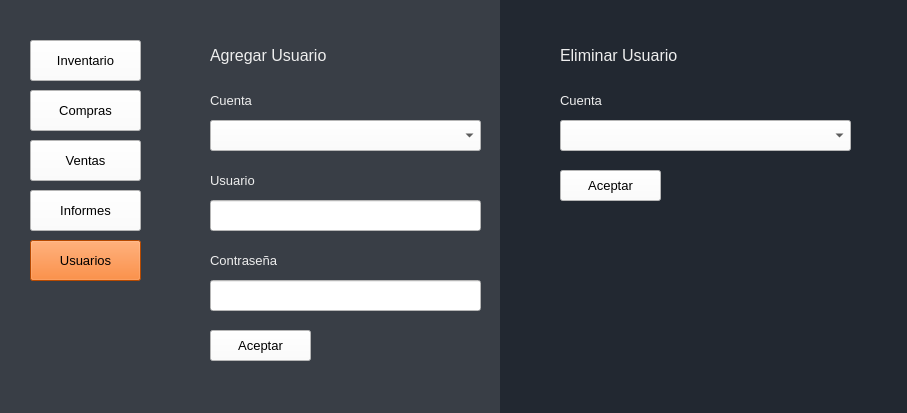
<?xml version="1.0" encoding="UTF-8"?>
<ui version="4.0">
 <class>AdmUsuarios</class>
 <widget class="QMainWindow" name="AdmUsuarios">
  <property name="geometry">
   <rect>
    <x>0</x>
    <y>0</y>
    <width>907</width>
    <height>413</height>
   </rect>
  </property>
  <property name="windowTitle">
   <string>Usuarios</string>
  </property>
  <property name="styleSheet">
   <string notr="true">background-color: rgb(255, 255, 255);</string>
  </property>
  <widget class="QWidget" name="centralwidget">
   <widget class="QPushButton" name="botonInventario">
    <property name="geometry">
     <rect>
      <x>30</x>
      <y>40</y>
      <width>111</width>
      <height>41</height>
     </rect>
    </property>
    <property name="font">
     <font>
      <family>Arial</family>
      <pointsize>10</pointsize>
      <weight>50</weight>
      <bold>false</bold>
     </font>
    </property>
    <property name="styleSheet">
     <string notr="true">background-color: rgb(255, 255, 255);</string>
    </property>
    <property name="text">
     <string>Inventario</string>
    </property>
   </widget>
   <widget class="QPushButton" name="botonInformes">
    <property name="geometry">
     <rect>
      <x>30</x>
      <y>190</y>
      <width>111</width>
      <height>41</height>
     </rect>
    </property>
    <property name="font">
     <font>
      <family>Arial</family>
      <pointsize>10</pointsize>
      <weight>50</weight>
      <bold>false</bold>
     </font>
    </property>
    <property name="styleSheet">
     <string notr="true">background-color: rgb(255, 255, 255);</string>
    </property>
    <property name="text">
     <string>Informes</string>
    </property>
   </widget>
   <widget class="QPushButton" name="botonCompras">
    <property name="geometry">
     <rect>
      <x>30</x>
      <y>90</y>
      <width>111</width>
      <height>41</height>
     </rect>
    </property>
    <property name="font">
     <font>
      <family>Arial</family>
      <pointsize>10</pointsize>
      <weight>50</weight>
      <bold>false</bold>
     </font>
    </property>
    <property name="styleSheet">
     <string notr="true">background-color: rgb(255, 255, 255);</string>
    </property>
    <property name="text">
     <string>Compras</string>
    </property>
   </widget>
   <widget class="QPushButton" name="Usuarios">
    <property name="geometry">
     <rect>
      <x>30</x>
      <y>240</y>
      <width>111</width>
      <height>41</height>
     </rect>
    </property>
    <property name="font">
     <font>
      <family>Arial</family>
      <pointsize>10</pointsize>
      <weight>50</weight>
      <bold>false</bold>
     </font>
    </property>
    <property name="styleSheet">
     <string notr="true">background-color: rgb(255, 102, 0);</string>
    </property>
    <property name="text">
     <string>Usuarios</string>
    </property>
   </widget>
   <widget class="QPushButton" name="botonVentas">
    <property name="geometry">
     <rect>
      <x>30</x>
      <y>140</y>
      <width>111</width>
      <height>41</height>
     </rect>
    </property>
    <property name="font">
     <font>
      <family>Arial</family>
      <pointsize>10</pointsize>
      <weight>50</weight>
      <bold>false</bold>
     </font>
    </property>
    <property name="styleSheet">
     <string notr="true">background-color: rgb(255, 255, 255);</string>
    </property>
    <property name="text">
     <string>Ventas</string>
    </property>
   </widget>
   <widget class="QLabel" name="label">
    <property name="geometry">
     <rect>
      <x>500</x>
      <y>-20</y>
      <width>471</width>
      <height>551</height>
     </rect>
    </property>
    <property name="font">
     <font>
      <family>Eras Bold ITC</family>
      <pointsize>12</pointsize>
      <weight>50</weight>
      <bold>false</bold>
     </font>
    </property>
    <property name="styleSheet">
     <string notr="true">background-color: rgb(34, 40, 49);
color: rgb(238, 238, 238);</string>
    </property>
    <property name="text">
     <string/>
    </property>
   </widget>
   <widget class="QLabel" name="label_6">
    <property name="geometry">
     <rect>
      <x>210</x>
      <y>40</y>
      <width>181</width>
      <height>31</height>
     </rect>
    </property>
    <property name="font">
     <font>
      <family>Arial</family>
      <pointsize>12</pointsize>
     </font>
    </property>
    <property name="layoutDirection">
     <enum>Qt::LeftToRight</enum>
    </property>
    <property name="styleSheet">
     <string notr="true">background-color: rgb(57, 62, 70);
color: rgb(238, 238, 238);</string>
    </property>
    <property name="text">
     <string>&lt;html&gt;&lt;head/&gt;&lt;body&gt;&lt;p&gt;Agregar Usuario&lt;/p&gt;&lt;/body&gt;&lt;/html&gt;</string>
    </property>
   </widget>
   <widget class="QLabel" name="label_7">
    <property name="geometry">
     <rect>
      <x>560</x>
      <y>40</y>
      <width>181</width>
      <height>31</height>
     </rect>
    </property>
    <property name="font">
     <font>
      <family>Arial</family>
      <pointsize>12</pointsize>
     </font>
    </property>
    <property name="layoutDirection">
     <enum>Qt::LeftToRight</enum>
    </property>
    <property name="styleSheet">
     <string notr="true">background-color: rgb(34, 40, 49);
color: rgb(238, 238, 238);</string>
    </property>
    <property name="text">
     <string>&lt;html&gt;&lt;head/&gt;&lt;body&gt;&lt;p&gt;Eliminar Usuario&lt;/p&gt;&lt;/body&gt;&lt;/html&gt;</string>
    </property>
   </widget>
   <widget class="QComboBox" name="comboBoxUsuarios">
    <property name="geometry">
     <rect>
      <x>560</x>
      <y>120</y>
      <width>291</width>
      <height>31</height>
     </rect>
    </property>
    <property name="font">
     <font>
      <family>Arial</family>
      <pointsize>9</pointsize>
     </font>
    </property>
    <property name="styleSheet">
     <string notr="true">background-color: rgb(255, 255, 255);</string>
    </property>
   </widget>
   <widget class="QPushButton" name="botonVentasAceptarE">
    <property name="geometry">
     <rect>
      <x>560</x>
      <y>170</y>
      <width>101</width>
      <height>31</height>
     </rect>
    </property>
    <property name="font">
     <font>
      <family>Arial</family>
      <pointsize>10</pointsize>
      <weight>50</weight>
      <bold>false</bold>
     </font>
    </property>
    <property name="styleSheet">
     <string notr="true">background-color: rgb(255, 255, 255);</string>
    </property>
    <property name="text">
     <string>Aceptar</string>
    </property>
   </widget>
   <widget class="QLineEdit" name="lineEditUsuario">
    <property name="geometry">
     <rect>
      <x>210</x>
      <y>200</y>
      <width>271</width>
      <height>31</height>
     </rect>
    </property>
    <property name="font">
     <font>
      <family>Arial</family>
      <pointsize>9</pointsize>
     </font>
    </property>
    <property name="styleSheet">
     <string notr="true">background-color: rgb(255, 255, 255);</string>
    </property>
    <property name="text">
     <string/>
    </property>
   </widget>
   <widget class="QLineEdit" name="lineEditContrasena">
    <property name="geometry">
     <rect>
      <x>210</x>
      <y>280</y>
      <width>271</width>
      <height>31</height>
     </rect>
    </property>
    <property name="font">
     <font>
      <family>Arial</family>
      <pointsize>9</pointsize>
     </font>
    </property>
    <property name="styleSheet">
     <string notr="true">background-color: rgb(255, 255, 255);</string>
    </property>
    <property name="text">
     <string/>
    </property>
   </widget>
   <widget class="QLabel" name="label_8">
    <property name="geometry">
     <rect>
      <x>210</x>
      <y>170</y>
      <width>81</width>
      <height>21</height>
     </rect>
    </property>
    <property name="font">
     <font>
      <family>Arial</family>
      <pointsize>10</pointsize>
      <weight>50</weight>
      <bold>false</bold>
     </font>
    </property>
    <property name="styleSheet">
     <string notr="true">color: rgb(238, 238, 238);
background-color: rgb(57, 62, 70);</string>
    </property>
    <property name="text">
     <string>Usuario</string>
    </property>
   </widget>
   <widget class="QLabel" name="label_9">
    <property name="geometry">
     <rect>
      <x>210</x>
      <y>250</y>
      <width>111</width>
      <height>21</height>
     </rect>
    </property>
    <property name="font">
     <font>
      <family>Arial</family>
      <pointsize>10</pointsize>
      <weight>50</weight>
      <bold>false</bold>
     </font>
    </property>
    <property name="styleSheet">
     <string notr="true">color: rgb(238, 238, 238);
background-color: rgb(57, 62, 70);</string>
    </property>
    <property name="text">
     <string>Contraseña</string>
    </property>
   </widget>
   <widget class="QPushButton" name="botonVentasAceptarA">
    <property name="geometry">
     <rect>
      <x>210</x>
      <y>330</y>
      <width>101</width>
      <height>31</height>
     </rect>
    </property>
    <property name="font">
     <font>
      <family>Arial</family>
      <pointsize>10</pointsize>
      <weight>50</weight>
      <bold>false</bold>
     </font>
    </property>
    <property name="styleSheet">
     <string notr="true">background-color: rgb(255, 255, 255);</string>
    </property>
    <property name="text">
     <string>Aceptar</string>
    </property>
   </widget>
   <widget class="QLabel" name="label_10">
    <property name="geometry">
     <rect>
      <x>210</x>
      <y>90</y>
      <width>81</width>
      <height>21</height>
     </rect>
    </property>
    <property name="font">
     <font>
      <family>Arial</family>
      <pointsize>10</pointsize>
      <weight>50</weight>
      <bold>false</bold>
     </font>
    </property>
    <property name="styleSheet">
     <string notr="true">color: rgb(238, 238, 238);
background-color: rgb(57, 62, 70);</string>
    </property>
    <property name="text">
     <string>Cuenta</string>
    </property>
   </widget>
   <widget class="QComboBox" name="comboBoxTipoCuenta">
    <property name="geometry">
     <rect>
      <x>210</x>
      <y>120</y>
      <width>271</width>
      <height>31</height>
     </rect>
    </property>
    <property name="font">
     <font>
      <family>Arial</family>
      <pointsize>9</pointsize>
     </font>
    </property>
    <property name="styleSheet">
     <string notr="true">background-color: rgb(255, 255, 255);</string>
    </property>
   </widget>
   <widget class="QLabel" name="label_11">
    <property name="geometry">
     <rect>
      <x>560</x>
      <y>90</y>
      <width>81</width>
      <height>21</height>
     </rect>
    </property>
    <property name="font">
     <font>
      <family>Arial</family>
      <pointsize>10</pointsize>
      <weight>50</weight>
      <bold>false</bold>
     </font>
    </property>
    <property name="mouseTracking">
     <bool>false</bool>
    </property>
    <property name="tabletTracking">
     <bool>false</bool>
    </property>
    <property name="acceptDrops">
     <bool>false</bool>
    </property>
    <property name="autoFillBackground">
     <bool>false</bool>
    </property>
    <property name="styleSheet">
     <string notr="true">color: rgb(238, 238, 238);
background-color: rgb(34, 40, 49);</string>
    </property>
    <property name="text">
     <string>Cuenta</string>
    </property>
   </widget>
   <widget class="QLabel" name="label_2">
    <property name="geometry">
     <rect>
      <x>0</x>
      <y>-8</y>
      <width>501</width>
      <height>421</height>
     </rect>
    </property>
    <property name="styleSheet">
     <string notr="true">background-color: rgb(57, 62, 70);</string>
    </property>
    <property name="text">
     <string/>
    </property>
   </widget>
   <zorder>label_2</zorder>
   <zorder>label</zorder>
   <zorder>botonInventario</zorder>
   <zorder>botonInformes</zorder>
   <zorder>botonCompras</zorder>
   <zorder>Usuarios</zorder>
   <zorder>botonVentas</zorder>
   <zorder>label_6</zorder>
   <zorder>label_7</zorder>
   <zorder>comboBoxUsuarios</zorder>
   <zorder>botonVentasAceptarE</zorder>
   <zorder>lineEditUsuario</zorder>
   <zorder>lineEditContrasena</zorder>
   <zorder>label_8</zorder>
   <zorder>label_9</zorder>
   <zorder>botonVentasAceptarA</zorder>
   <zorder>label_10</zorder>
   <zorder>comboBoxTipoCuenta</zorder>
   <zorder>label_11</zorder>
  </widget>
 </widget>
 <tabstops>
  <tabstop>botonInventario</tabstop>
  <tabstop>botonCompras</tabstop>
  <tabstop>botonVentas</tabstop>
  <tabstop>botonInformes</tabstop>
  <tabstop>Usuarios</tabstop>
  <tabstop>comboBoxTipoCuenta</tabstop>
  <tabstop>lineEditUsuario</tabstop>
  <tabstop>lineEditContrasena</tabstop>
  <tabstop>botonVentasAceptarA</tabstop>
  <tabstop>comboBoxUsuarios</tabstop>
  <tabstop>botonVentasAceptarE</tabstop>
 </tabstops>
 <resources/>
 <connections/>
</ui>
